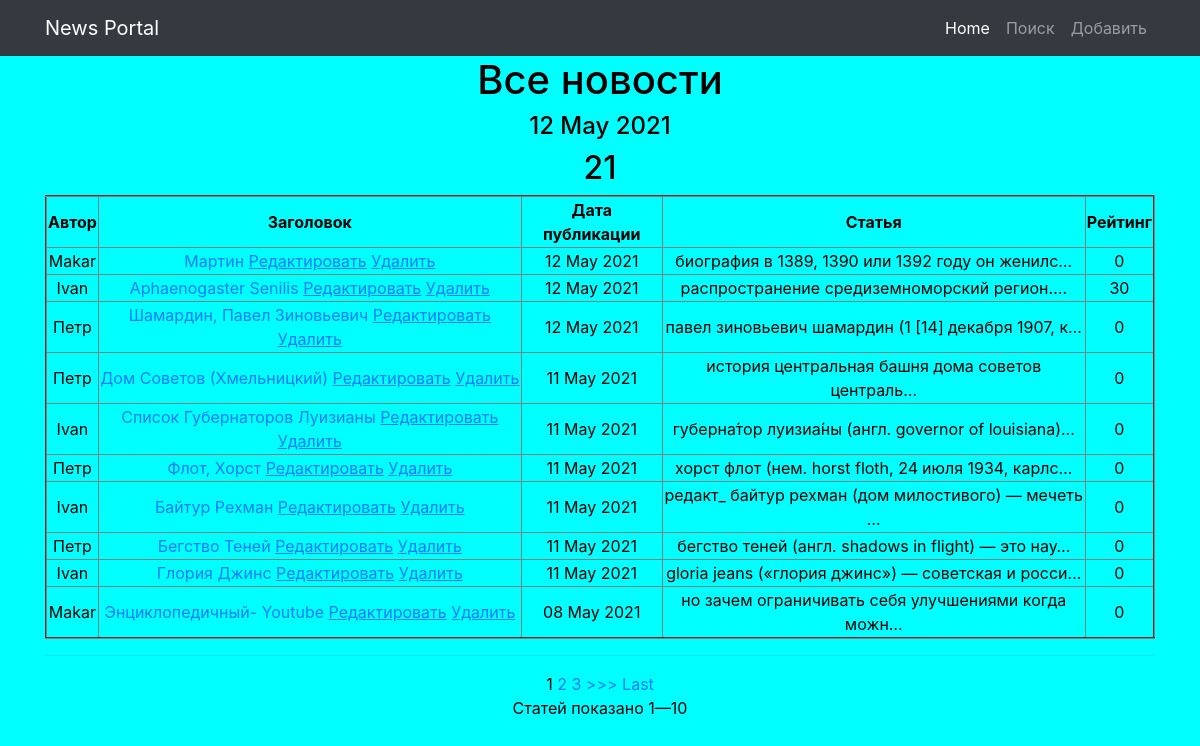
Page /news/ on the committed database.
### news/models.py (models this page shows, shortened)
class Post(models.Model):
    postAuthor = models.ForeignKey(Author, on_delete=models.CASCADE)
    postNews = 'PN'
    postArticle = 'PA'
    POSITIONS = [
        (postArticle, 'Статья'),
        (postNews, 'Новость'),
    ]
    position = models.CharField('Тип', max_length=2, choices=POSITIONS, default=postArticle)
    dateCreation = models.DateTimeField('Поиск по дате в формате "год-месяц-день"', auto_now_add=True)
    postCategory = models.ManyToManyField(Category, through='PostCategory')
    preview_name = models.CharField('Заголовок', max_length=128)
    text = models.TextField('Поле для текста')
    rating = models.SmallIntegerField('Рейтинг', default=0)

class Author(models.Model):
    authorUser = models.OneToOneField(User, on_delete=models.CASCADE)
    authorRating = models.SmallIntegerField(default=0)

### news/views.py (the view, shortened to what this page needs)
# urls.py: path('', NewsList.as_view()),
class NewsList(ListView):
    model = Post
    template_name = 'news_list.html'
    context_object_name = 'news'
    ordering = ['-dateCreation']
    paginate_by = 10
    form_class = PostForm
    def get_filter(self):
        return PostFilter(self.request.GET, queryset=super().get_queryset())
    def get_queryset(self):
        return self.get_filter().qs
    def get_context_data(self, *args, **kwargs):
        return {
            **super().get_context_data(*args, **kwargs),
            'filter': self.get_filter(),
            'form': self.form_class,
            'all_post': Post.objects.all(),
            'time_now': datetime.utcnow(),
        }

### news/templatetags/custom_filters.py (called while the page is built)
@register.filter(name='censor')
def censor(value):
    x = value.lower()
    if ' ' in x:
        a = list(x.split(' '))
        for i in a:
            if i in bad_words:
                y = a.index(i)
                a.remove(i)
                a.insert(y, '@!%&!2')
                value = (" ".join(a))
                return value
    if x in bad_words:
        x = '@!%&!'
        return x
    else:
        return x

### templates/news_list.html (shortened to what this page needs)
{% extends 'default.html' %}
{% load custom_filters %}
{% block content %}
<div>
    <h1>Все новости</h1>
    <h4>{{ time_now|date:'d M Y' }}</h4>
    <h2>{{all_post|length}}</h2>
{% if news %}
    <table style="margin: auto" border="2">
        <tr>
            <th> Автор </th>
            <th> Заголовок </th>
            <th> Дата публикации </th>
            <th> Статья </th>
            <th> Рейтинг </th>
        </tr>
{% for new in news %}
        <tr>
            <td> {{ new.postAuthor.authorUser.first_name }} </td>
            <td>
                <a href="{% url 'news_detail' new.id %}"> {{ new.preview_name|title }}</a>
                <a href="{% url 'news_update' new.id %}"><u>Редактировать</u></a>
                <a href="{% url 'news_delete' new.id %}"><u> Удалить </u></a>
            </td>
            <td> {{ new.dateCreation|date:'d M Y'  }} </td>
            <td> {{ new.text|truncatechars:50|censor }} </td>
            <td> {{ new.rating }} </td>
        </tr>
{% endfor %}
    </table>
{% else %}
    <h2>Новостей нет!</h2>
{% endif %}
    <hr>
{% if is_paginated %}
    {% for num in page_obj.paginator.page_range %}
        {% if page_obj.number == num %}
            <a>{{ num }}</a>
        {% elif num > page_obj.number|add:'-3' and num < page_obj.number|add:'3' %}
            <a href="?page={{ num }}">{{ num }}</a>
        {% endif %}
    {% endfor %}
    {% if page_obj.has_next %}
        <a href="?page={{ page_obj.next_page_number }}">>>></a>
        <a href="?page={{ page_obj.paginator.num_pages }}">Last</a>
    {% endif %}
    <p>Статей показано {{ page_obj.start_index }}—{{ page_obj.end_index }}</p>
{% endif %}
</div>
{% endblock content %}

### templates/default.html (shortened to what this page needs)
{% load static %}
<!DOCTYPE html>
<html lang="en">
<head>
    <link href="{% static 'vendor/bootstrap/css/bootstrap.min.css' %}" rel="stylesheet">
</head>
<body>
    <nav class="navbar navbar-expand-lg navbar-dark bg-dark static-top">
        <div class="container">
            <a class="navbar-brand" href="#">News Portal</a>
            <div class="collapse navbar-collapse" id="navbarResponsive">
                <ul class="navbar-nav ml-auto">
                    <li class="nav-item active">
                        <a class="nav-link" href="/news"> Home
                        </a>
                    </li>
                    <li class="nav-item">
                        <a class="nav-link" href="/news/search/"> Поиск </a>
                    </li>
                    <li class="nav-item">
                        <a class="nav-link" href="/news/add/">Добавить</a>
                    </li>
                </ul>
            </div>
        </div>
    </nav>
    <div class="container">
        <div class="row">
            <div class="col-lg-12 text-center">
                {% block content %} {{ news.content }} {% endblock content %}
            </div>
        </div>
    </div>
</body>
</html>

### templates/default.html (style rules this page uses)
body { background: aqua; color: black; }

### rows in the picture
Post: postAuthor.authorUser.first_name "Makar", preview_name "Мартин", dateCreation "12 May 2021", text|censor "биография в 1389, 1390 или 1392 году он же­нил­с…", rating "0"
Post: postAuthor.authorUser.first_name "Ivan", preview_name "Aphaenogaster Senilis", dateCreation "12 May 2021", text|censor "распространение сре­ди­зем­но­мор­ский ре­ги­он.…", rating "30"
Post: postAuthor.authorUser.first_name "Петр", preview_name "Шамардин, Павел Зиновьевич", dateCreation "12 May 2021", text|censor "павел зиновьевич шамардин (1 [14] декабря 1907, к…", rating "0"
Post: postAuthor.authorUser.first_name "Петр", preview_name "Дом Советов (Хмельницкий)", dateCreation "11 May 2021", text|censor "история центральная башня дома советов централь…", rating "0"
Post: postAuthor.authorUser.first_name "Ivan", preview_name "Список Губернаторов Луизианы", dateCreation "11 May 2021", text|censor "губерна́тор луизиа́ны (англ. governor of louisiana)…", rating "0"
Post: postAuthor.authorUser.first_name "Петр", preview_name "Флот, Хорст", dateCreation "11 May 2021", text|censor "хорст флот (нем. horst floth, 24 июля 1934, карлс…", rating "0"
Post: postAuthor.authorUser.first_name "Ivan", preview_name "Байтур Рехман", dateCreation "11 May 2021", text|censor "редакт_ байтур рехман (дом милостивого) — мечеть …", rating "0"
Post: postAuthor.authorUser.first_name "Петр", preview_name "Бегство Теней", dateCreation "11 May 2021", text|censor "бегство теней (англ. shadows in flight) — это нау…", rating "0"
Post: postAuthor.authorUser.first_name "Ivan", preview_name "Глория Джинс", dateCreation "11 May 2021", text|censor "gloria jeans («глория джинс») — советская и росси…", rating "0"
Post: postAuthor.authorUser.first_name "Makar", preview_name "Энциклопедичный- Youtube", dateCreation "08 May 2021", text|censor "но зачем ограничивать себя улучшениями когда можн…", rating "0"

### other values in the picture
{{ all_post|length }} "21"
{{ num }} "1"
{{ num }} "2" "3"
{{ page_obj.start_index }} "1"
{{ page_obj.end_index }} "10"
